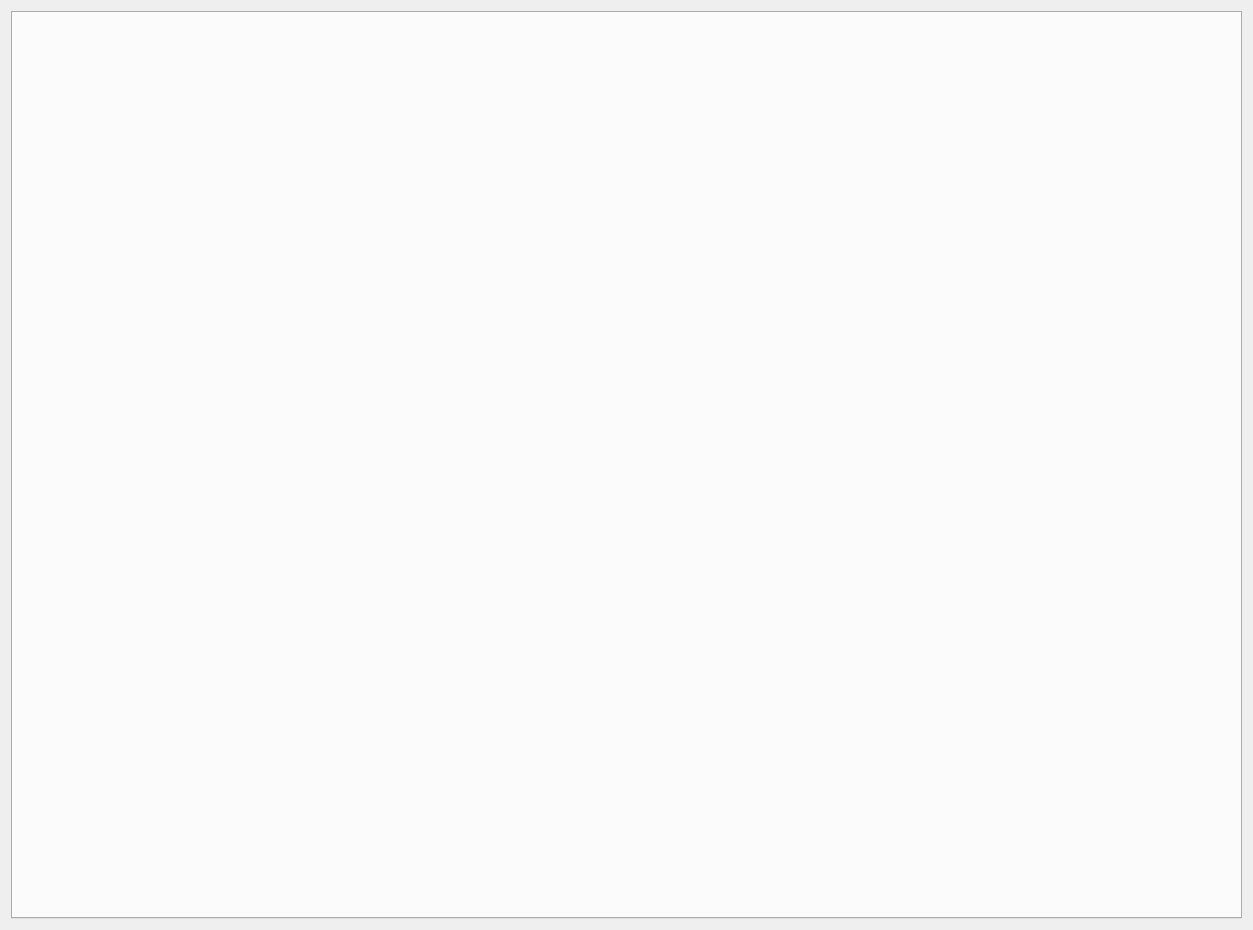
<?xml version="1.0" encoding="UTF-8"?>
<ui version="4.0">
 <class>MainWindow</class>
 <widget class="QMainWindow" name="MainWindow">
  <property name="geometry">
   <rect>
    <x>0</x>
    <y>0</y>
    <width>1253</width>
    <height>930</height>
   </rect>
  </property>
  <property name="sizePolicy">
   <sizepolicy hsizetype="Expanding" vsizetype="Expanding">
    <horstretch>0</horstretch>
    <verstretch>0</verstretch>
   </sizepolicy>
  </property>
  <property name="windowTitle">
   <string>ckb-next</string>
  </property>
  <property name="windowIcon">
   <iconset resource="image.qrc">
    <normaloff>:/img/ckb-logo.png</normaloff>:/img/ckb-logo.png</iconset>
  </property>
  <property name="unifiedTitleAndToolBarOnMac">
   <bool>true</bool>
  </property>
  <widget class="QWidget" name="centralWidget">
   <property name="sizePolicy">
    <sizepolicy hsizetype="MinimumExpanding" vsizetype="MinimumExpanding">
     <horstretch>0</horstretch>
     <verstretch>0</verstretch>
    </sizepolicy>
   </property>
   <layout class="QGridLayout" name="gridLayout">
    <item row="0" column="0">
     <widget class="QTabWidget" name="tabWidget">
      <property name="sizePolicy">
       <sizepolicy hsizetype="MinimumExpanding" vsizetype="MinimumExpanding">
        <horstretch>0</horstretch>
        <verstretch>0</verstretch>
       </sizepolicy>
      </property>
      <property name="currentIndex">
       <number>-1</number>
      </property>
     </widget>
    </item>
   </layout>
  </widget>
  <action name="actionExit">
   <property name="text">
    <string>Exit</string>
   </property>
   <property name="shortcut">
    <string>Ctrl+Q</string>
   </property>
  </action>
  <action name="actionAbout">
   <property name="text">
    <string>About</string>
   </property>
  </action>
 </widget>
 <layoutdefault spacing="6" margin="11"/>
 <resources>
  <include location="image.qrc"/>
 </resources>
 <connections/>
</ui>
